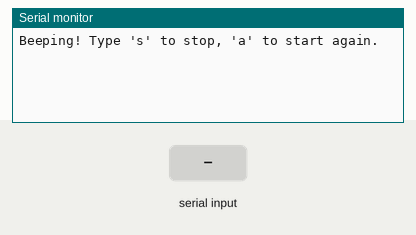
Recording of a sketch running on a simulated ESP32. Parts: the last lines printed to the serial monitor. The inputs (shaded band) are chosen by the test bench. I2S audio is not simulated (input reads silence).

Above: at 1.2 s.
1.3 s: "a" received over Serial
At 2.3 s:
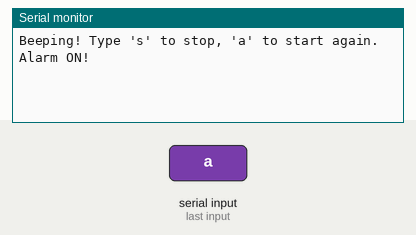
2.8 s: "s" received over Serial
At 3.4 s:
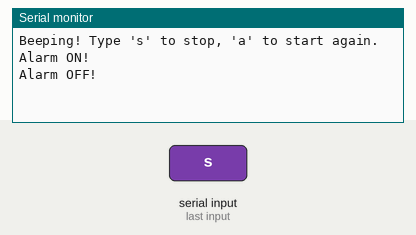

The sketch:

Sound_Test.ino
```cpp
#include "driver/i2s.h"
#include <math.h>

// ── I2S pins for MAX98357A ──
#define I2S_BCLK 12
#define I2S_LRC  14
#define I2S_DOUT 13

// ── Beep settings ──
#define SAMPLE_RATE   44100
#define BEEP_FREQ     1000
#define BEEP_ON_MS    400
#define BEEP_OFF_MS   200
#define VOLUME        0.5

bool alarmRinging = true; // starts ON automatically

void setupI2S() {
  i2s_config_t i2s_config = {
    .mode = (i2s_mode_t)(I2S_MODE_MASTER | I2S_MODE_TX),
    .sample_rate = SAMPLE_RATE,
    .bits_per_sample = I2S_BITS_PER_SAMPLE_16BIT,
    .channel_format = I2S_CHANNEL_FMT_RIGHT_LEFT,
    .communication_format = I2S_COMM_FORMAT_STAND_I2S,
    .intr_alloc_flags = ESP_INTR_FLAG_LEVEL1,
    .dma_buf_count = 8,
    .dma_buf_len = 64,
    .use_apll = false,
    .tx_desc_auto_clear = true
  };

  i2s_pin_config_t pin_config = {
    .bck_io_num   = I2S_BCLK,
    .ws_io_num    = I2S_LRC,
    .data_out_num = I2S_DOUT,
    .data_in_num  = I2S_PIN_NO_CHANGE
  };

  i2s_driver_install(I2S_NUM_0, &i2s_config, 0, NULL);
  i2s_set_pin(I2S_NUM_0, &pin_config);
}

void playBeep(int freq, int durationMs) {
  int samples = (SAMPLE_RATE * durationMs) / 1000;
  int16_t buffer[64];
  int bufIdx = 0;
  size_t bytesWritten;

  for (int i = 0; i < samples; i++) {
    float sample = sin(2.0 * M_PI * freq * i / SAMPLE_RATE);
    float fade = 1.0;
    int fadeLen = SAMPLE_RATE / 100;
    if (i < fadeLen) fade = (float)i / fadeLen;
    if (i > samples - fadeLen) fade = (float)(samples - i) / fadeLen;
    int16_t val = (int16_t)(sample * VOLUME * fade * 32767);
    buffer[bufIdx++] = val;
    buffer[bufIdx++] = val;
    if (bufIdx >= 64) {
      i2s_write(I2S_NUM_0, buffer, sizeof(buffer), &bytesWritten, portMAX_DELAY);
      bufIdx = 0;
    }
  }
  if (bufIdx > 0) {
    i2s_write(I2S_NUM_0, buffer, bufIdx * sizeof(int16_t), &bytesWritten, portMAX_DELAY);
  }
}

void playSilence(int durationMs) {
  int samples = (SAMPLE_RATE * durationMs) / 1000;
  int16_t buffer[64] = {0};
  size_t bytesWritten;
  int sent = 0;
  while (sent < samples * 2) {
    i2s_write(I2S_NUM_0, buffer, sizeof(buffer), &bytesWritten, portMAX_DELAY);
    sent += 64;
  }
}

void alarmTask(void* param) {
  while (true) {
    if (alarmRinging) {
      playBeep(BEEP_FREQ, BEEP_ON_MS);
      playSilence(BEEP_OFF_MS);
      playBeep(BEEP_FREQ, BEEP_ON_MS);
      playSilence(BEEP_OFF_MS);
      playBeep(BEEP_FREQ, BEEP_ON_MS);
      playSilence(600);
    } else {
      vTaskDelay(100 / portTICK_PERIOD_MS);
    }
  }
}

void setup() {
  Serial.begin(115200);
  setupI2S();

  xTaskCreatePinnedToCore(
    alarmTask,
    "AlarmTask",
    4096,
    NULL,
    1,
    NULL,
    0
  );

  Serial.println("Beeping! Type 's' to stop, 'a' to start again.");
}

void loop() {
  if (Serial.available()) {
    char c = Serial.read();
    if (c == 'a') { alarmRinging = true;  Serial.println("Alarm ON!"); }
    if (c == 's') { alarmRinging = false; Serial.println("Alarm OFF!"); }
  }
}
```

Measured:
- after the input at 1.3 s, the serial monitor: prints a new line at once (image 1)
- after the input at 2.8 s, the serial monitor: prints a new line at once (image 2)
